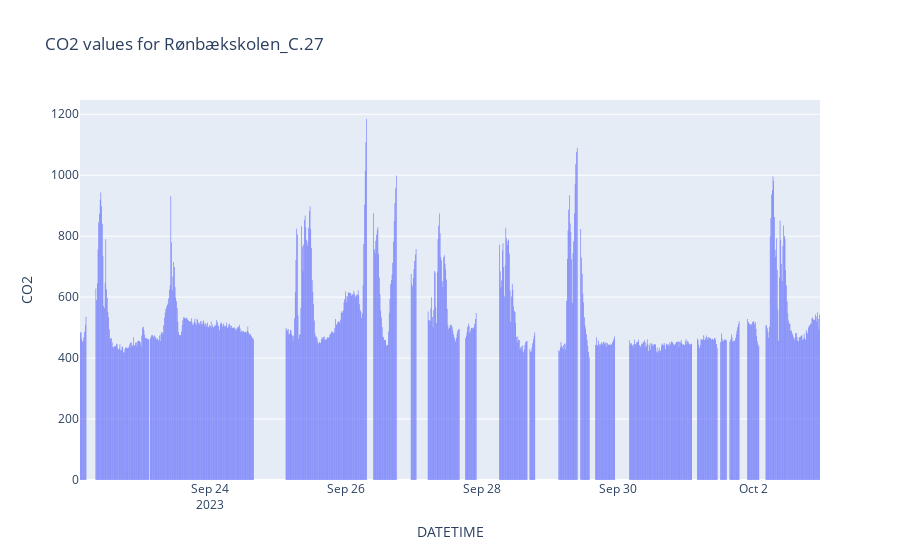

Write notebook code for a chart like this one.
### Code cell
plot_col(test)

### Figure 1 — Plotly figure (JSON) as saved in the notebook; plotly's stock layout.template omitted (floating-point values rounded to 4 significant figures; data arrays with more than 128 entries replaced by an {"elided": "..."} marker saying what was removed)
{"data": [{"alignmentgroup": "True", "hovertemplate": "DATETIME=%{x}<br>CO2=%{y}<extra></extra>", "legendgroup": "", "marker": {"color": "#636efa", "line": {"width": 0}, "pattern": {"shape": ""}}, "name": "", "offsetgroup": "", "orientation": "v", "showlegend": false, "textposition": "auto", "type": "bar", "x": {"elided": "800 str values"}, "xaxis": "x", "y": {"elided": "800 float values"}, "yaxis": "y"}], "layout": {"barmode": "relative", "legend": {"tracegroupgap": 0}, "title": {"text": "CO2 values for Rønbækskolen_C.27"}, "xaxis": {"anchor": "y", "domain": [0, 1], "title": {"text": "DATETIME"}}, "yaxis": {"anchor": "x", "domain": [0, 1], "title": {"text": "CO2"}}}}
